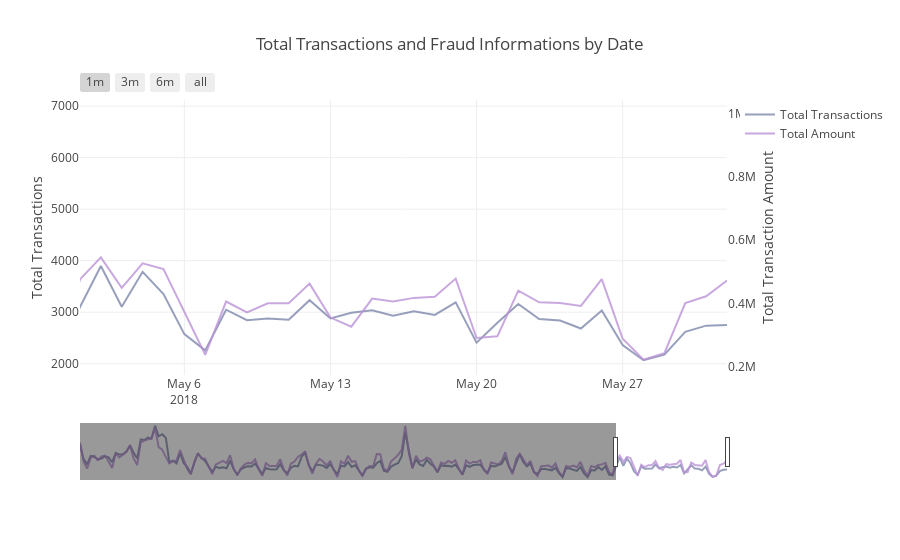

Notebook code cell kept with this figure:
### Code cell
# creating the first trace with the necessary parameters
trace = go.Scatter(x=dates_temp['Date'],
                   y=dates_temp.TransactionAmt,
                   opacity=0.8,
                   line=dict(color=color_op[7]),
                   name='Total Transactions')

# Below we will get the total amount sold
dates_temp_sum = df_trans.groupby(df_trans.Date.dt.date)['TransactionAmt'].sum().reset_index()

# using the new dates_temp_sum we will create the second trace
trace1 = go.Scatter(x=dates_temp_sum.Date,
                    y=dates_temp_sum['TransactionAmt'],
                    opacity=0.8,
                    yaxis='y2',
                    line=dict(color=color_op[1]),
                    name='Total Amount')

# creating the layout the will allow us to give an title and
# give us some interesting options to handle with the outputs of graphs
layout = dict(title='Total Transactions and Fraud Informations by Date',
              xaxis=dict(
                  rangeselector=dict(
                      buttons=list([dict(count=1,
                                         label='1m',
                                         step='month',
                                         stepmode='backward'),
                                    dict(count=3,
                                         label='3m',
                                         step='month',
                                         stepmode='backward'),
                                    dict(count=6,
                                         label='6m',
                                         step='month',
                                         stepmode='backward'),
                                    dict(step='all')])
                      ),
                      rangeslider=dict(visible=True),
                      type='date'
                  ),
              yaxis=dict(title='Total Transactions'),
              yaxis2=dict(overlaying='y',
                          anchor='x',
                          side='right',
                          zeroline=False,
                          showgrid=False,
                          title='Total Transaction Amount'))


# creating figure with the both traces and layout
fig = dict(data=[trace, trace1], layout=layout)

# rendering the graph
iplot(fig) # it's an equivalent to plt.show()

### Figure 1 — Plotly figure (JSON) as saved in the notebook; plotly's stock layout.template omitted (floating-point values rounded to 4 significant figures; data arrays with more than 128 entries replaced by an {"elided": "..."} marker saying what was removed)
{"data": [{"line": {"color": "#7E87AC"}, "name": "Total Transactions", "opacity": 0.8, "type": "scatter", "uid": "e7d22224-5b19-477a-a21c-0c89a5340b78", "x": {"elided": "182 str values"}, "y": {"elided": "182 int values"}}, {"line": {"color": "#BB93D7"}, "name": "Total Amount", "opacity": 0.8, "type": "scatter", "uid": "e40e329c-8b22-4cad-9d79-9fa7bc571062", "x": {"elided": "182 str values"}, "y": {"elided": "182 float values"}, "yaxis": "y2"}], "layout": {"autosize": true, "title": {"text": "Total Transactions and Fraud Informations by Date"}, "xaxis": {"autorange": false, "range": ["2018-05-01", "2018-06-01"], "rangeselector": {"buttons": [{"count": 1, "label": "1m", "step": "month", "stepmode": "backward"}, {"count": 3, "label": "3m", "step": "month", "stepmode": "backward"}, {"count": 6, "label": "6m", "step": "month", "stepmode": "backward"}, {"step": "all"}]}, "rangeslider": {"autorange": true, "range": ["2017-12-02", "2018-06-01"], "visible": true, "yaxis": {"_template": null, "rangemode": "match"}, "yaxis2": {"_template": null, "rangemode": "match"}}, "type": "date"}, "yaxis": {"autorange": true, "range": [1781.0, 7119.0], "title": {"text": "Total Transactions"}, "type": "linear"}, "yaxis2": {"anchor": "x", "autorange": true, "overlaying": "y", "range": [173200.0, 1044000.0], "showgrid": false, "side": "right", "title": {"text": "Total Transaction Amount"}, "type": "linear", "zeroline": false}}}
